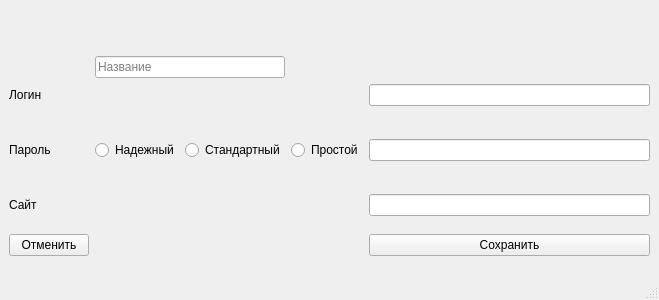
<?xml version="1.0" encoding="UTF-8"?>
<ui version="4.0">
 <class>Add_password</class>
 <widget class="QMainWindow" name="Add_password">
  <property name="geometry">
   <rect>
    <x>0</x>
    <y>0</y>
    <width>659</width>
    <height>300</height>
   </rect>
  </property>
  <property name="windowTitle">
   <string>MainWindow</string>
  </property>
  <widget class="QWidget" name="centralwidget">
   <layout class="QGridLayout" name="gridLayout">
    <item row="7" column="1" colspan="2">
     <spacer name="verticalSpacer_2">
      <property name="orientation">
       <enum>Qt::Orientation::Vertical</enum>
      </property>
      <property name="sizeHint" stdset="0">
       <size>
        <width>20</width>
        <height>60</height>
       </size>
      </property>
     </spacer>
    </item>
    <item row="0" column="2">
     <spacer name="verticalSpacer">
      <property name="orientation">
       <enum>Qt::Orientation::Vertical</enum>
      </property>
      <property name="sizeHint" stdset="0">
       <size>
        <width>20</width>
        <height>60</height>
       </size>
      </property>
     </spacer>
    </item>
    <item row="7" column="4">
     <widget class="QPushButton" name="save_new_pass">
      <property name="text">
       <string>Сохранить</string>
      </property>
     </widget>
    </item>
    <item row="2" column="4">
     <widget class="QLineEdit" name="login_add"/>
    </item>
    <item row="4" column="0">
     <widget class="QLabel" name="label_2">
      <property name="text">
       <string>Пароль</string>
      </property>
     </widget>
    </item>
    <item row="4" column="4">
     <widget class="QLineEdit" name="pass_add">
      <property name="minimumSize">
       <size>
        <width>200</width>
        <height>0</height>
       </size>
      </property>
     </widget>
    </item>
    <item row="6" column="0">
     <widget class="QLabel" name="label_3">
      <property name="text">
       <string>Сайт</string>
      </property>
     </widget>
    </item>
    <item row="6" column="1" colspan="2">
     <spacer name="horizontalSpacer_8">
      <property name="orientation">
       <enum>Qt::Orientation::Horizontal</enum>
      </property>
      <property name="sizeHint" stdset="0">
       <size>
        <width>99</width>
        <height>20</height>
       </size>
      </property>
     </spacer>
    </item>
    <item row="6" column="4">
     <widget class="QLineEdit" name="site_add"/>
    </item>
    <item row="1" column="1" colspan="2">
     <widget class="QLineEdit" name="title_add">
      <property name="placeholderText">
       <string>Название</string>
      </property>
     </widget>
    </item>
    <item row="3" column="1">
     <spacer name="verticalSpacer_3">
      <property name="orientation">
       <enum>Qt::Orientation::Vertical</enum>
      </property>
      <property name="sizeHint" stdset="0">
       <size>
        <width>20</width>
        <height>40</height>
       </size>
      </property>
     </spacer>
    </item>
    <item row="5" column="1">
     <spacer name="verticalSpacer_4">
      <property name="orientation">
       <enum>Qt::Orientation::Vertical</enum>
      </property>
      <property name="sizeHint" stdset="0">
       <size>
        <width>20</width>
        <height>40</height>
       </size>
      </property>
     </spacer>
    </item>
    <item row="2" column="0">
     <widget class="QLabel" name="label">
      <property name="text">
       <string>Логин</string>
      </property>
     </widget>
    </item>
    <item row="2" column="1" colspan="2">
     <spacer name="horizontalSpacer_2">
      <property name="orientation">
       <enum>Qt::Orientation::Horizontal</enum>
      </property>
      <property name="sizeHint" stdset="0">
       <size>
        <width>66</width>
        <height>20</height>
       </size>
      </property>
     </spacer>
    </item>
    <item row="7" column="0">
     <widget class="QPushButton" name="cancel">
      <property name="text">
       <string>Отменить</string>
      </property>
     </widget>
    </item>
    <item row="4" column="1">
     <widget class="QRadioButton" name="level_1">
      <property name="text">
       <string>Надежный</string>
      </property>
     </widget>
    </item>
    <item row="4" column="2">
     <widget class="QRadioButton" name="level_2">
      <property name="text">
       <string>Стандартный</string>
      </property>
     </widget>
    </item>
    <item row="4" column="3">
     <widget class="QRadioButton" name="level_3">
      <property name="text">
       <string>Простой</string>
      </property>
     </widget>
    </item>
   </layout>
  </widget>
  <widget class="QMenuBar" name="menubar">
   <property name="geometry">
    <rect>
     <x>0</x>
     <y>0</y>
     <width>659</width>
     <height>38</height>
    </rect>
   </property>
  </widget>
  <widget class="QStatusBar" name="statusbar"/>
 </widget>
 <resources/>
 <connections/>
</ui>
